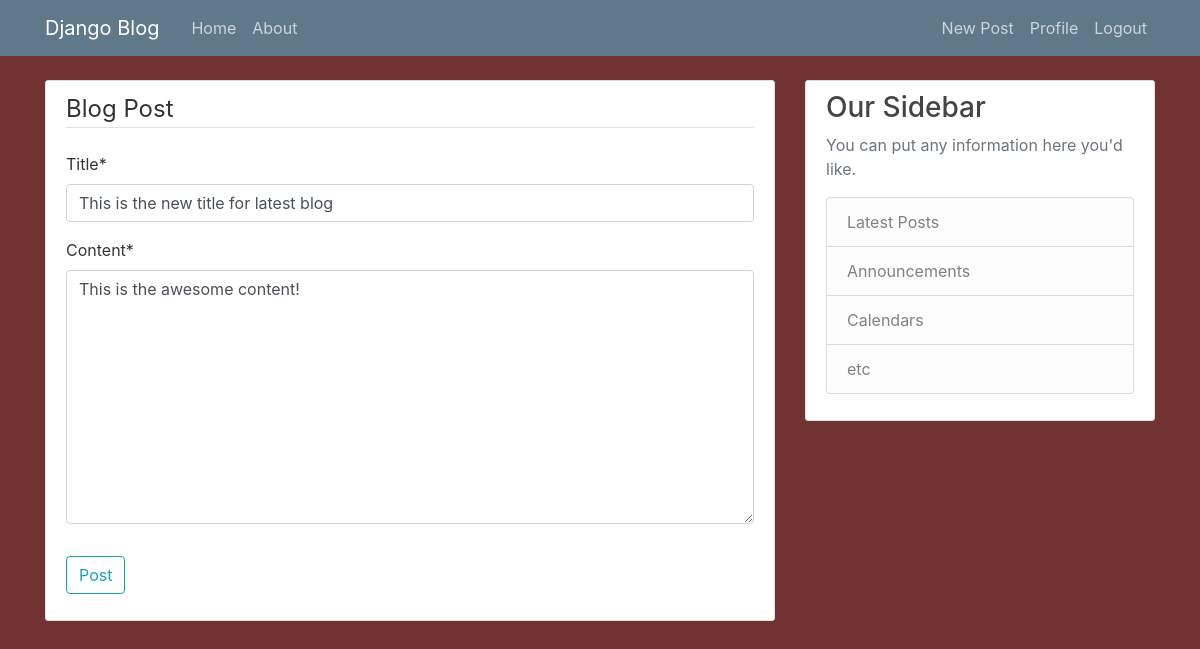
The page /post/33/update (signed in) on the database its author committed.
### blog/models.py (models this page shows, shortened)
class Post(models.Model):
    title = models.CharField(max_length=100)
    content = models.TextField()
    date_posted = models.DateTimeField(default=timezone.now)
    author = models.ForeignKey(User, related_name='posts', on_delete=models.CASCADE)
    class Meta:
        verbose_name = _('Post')
        verbose_name_plural = _('Posts')

### blog/views.py (the view, shortened to what this page needs)
# urls.py: path('post/<int:pk>/update', PostUpdateView.as_view(), name='post-update'),
class PostUpdateView(LoginRequiredMixin, UserPassesTestMixin, UpdateView):
    model = Post
    fields = ['title', 'content']
    def test_func(self):
        post = self.get_object()
        if self.request.user == post.author:
            return True
        return False

### blog/templates/blog/post_form.html (shortened to what this page needs)
{% extends "blog/base.html" %}
{% load crispy_forms_tags %}
{% block content %}
    <div class="content-section">
        <form method="POST">
            <fieldset class="form-group">
                <legend class="border-bottom mb-4"> Blog Post
                </legend>
                {{ form|crispy }}
            </fieldset>
            <div class="form-group">
                <button class="btn btn-outline-info type="submit">Post</button>
            </div>
        </form>
    </div>
{% endblock content %}

### blog/static/blog/main.css (style rules this page uses)
body { background: #713232; color: #333333; margin-top: 5rem; }
.content-section { background: #ffffff; padding: 10px 20px; border: 1px solid #dddddd; border-radius: 3px; margin-bottom: 20px; }

### rows shown on the page
Post: title "This is the new title for latest blog", content "This is the awesome content!"
